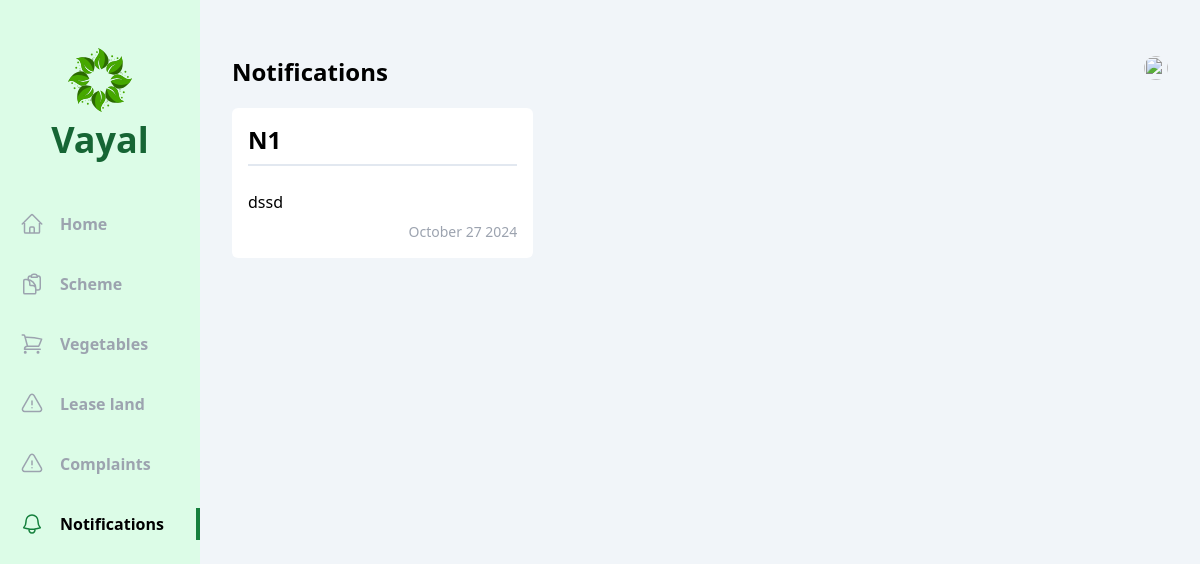
Screenshot of /user/notification/ (signed in) with the database file from the repository.
### officer/models.py (models this page shows, shortened)
class Notification(models.Model):
    vayal_user = models.ForeignKey(Vayal_User,null=True, on_delete=models.CASCADE)
    title = models.CharField(max_length=150)
    description = models.TextField()
    date =models.DateTimeField(auto_now_add=True)

### vayal_user/views/notification.py (the view)
# urls.py: path('notification/',notification.index, name='notifications'),
def index(request):
    vayal_user = Vayal_User.objects.get(account=request.user)
    notifications = Notification.objects.all().order_by('-id')
    return render(request,'vayal_user/notification/index.html',{'notifications': notifications,})

### vayal_user/templates/vayal_user/notification/index.html (shortened to what this page needs)
{% extends 'base.html' %}
{% block content %}
  <div class="flex  bg-slate-100">
    <div class="w-2/12 bg-green-100 flex flex-col items-center pb-10">
        <div class="my-12 flex flex-col gap-2 justify-center items-center">
            <h1 class="text-4xl font-bold text-green-800 ">Vayal</h1>
        </div>
        <ul class="flex flex-col gap-7 w-full font-bold text-gray-400">
                <li class="w-full flex items-center px-5 py-1 gap-4 group hover:text-gray-500 cursor-pointer hover:border-green-700 hover:border-r-4">
                      <a href="{% url 'vayal_user:home' %}">Home</a>
                  </li>
            <li class="w-full flex items-center px-5 py-1 gap-4 group hover:text-gray-500 cursor-pointer hover:border-green-700 hover:border-r-4">
                <a href="{% url 'vayal_user:schemes' %}">Scheme</a>
            </li>
            <li class="w-full flex items-center px-5 py-1 gap-4 group hover:text-gray-500 cursor-pointer hover:border-green-700 hover:border-r-4">
              <a href="{% url 'vayal_user:vegetables' %}">Vegetables</a>
          </li>
          <li class="w-full flex items-center px-5 py-1 gap-4 group hover:text-gray-500 cursor-pointer hover:border-green-700 hover:border-r-4">
              <a href="{% url 'vayal_user:lease_land' %}">Lease land</a>
          </li>
          <li class="w-full flex items-center px-5 py-1 gap-4 group hover:text-gray-500 cursor-pointer hover:border-green-700 hover:border-r-4">
              <a href="{% url 'vayal_user:complaints' %}">Complaints</a>
          </li>
          <li class="w-full flex items-center px-5 py-1 gap-4 border-r-4 text-black border-green-700">
              <a href="#">Notifications</a>
          </li>
        </ul>
      </div>
      <div class="w-10/12 h-screen overflow-y-auto px-8 py-14">
        <div class="flex justify-between mb-5">
            <h1 class="text-2xl font-bold">Notifications</h1>
            <div class="relative">
                <img id="profile" src="/uploads/{{vayal_user.photo}}" class="h-6 w-6 rounded-full cursor-pointer" alt="">
            </div>
        </div>
        <div class="grid grid-cols-3 gap-x-4 gap-y-8">
        {% if  notifications %}
            {% for notification in notifications %}
                <div class="flex flex-col bg-white p-4 rounded-md gap-2">
                    <span class="text-2xl font-bold mb-4 pb-2 border-b-2 border-slate-200">{{ notification.title }}</span>
                    <span>{{ notification.description }}</span>
                    <div class="flex justify-end">
                        <span class="text-sm text-gray-400">{{ notification.date  | date:"F d Y" }}</span>
                    </div>
                </div>
            {% endfor %}
            {% else %}
            <div class="flex flex-col items-center justify-center col-span-3 text-center my-20">
                <p class="text-2xl font-semibold text-gray-500 mb-4 mt-12">No  notifications available at the moment.</p>
            </div>
        {% endif %}
        </div>
</div>
{% endblock content %}

### rows the page displays
Notification: title "N1", description "dssd", date "October 27 2024"
